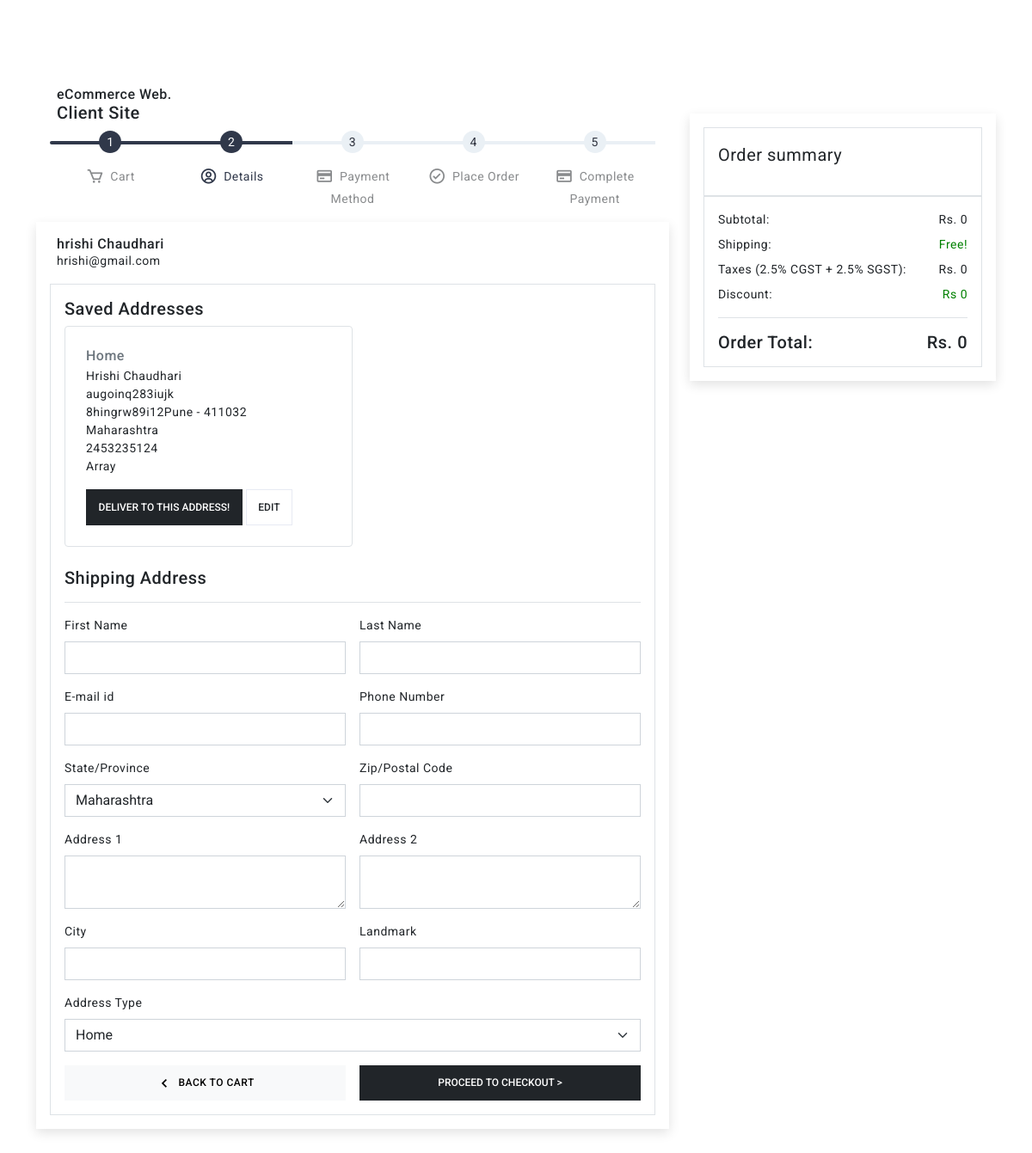
Page /checkout-details.php (signed in) on the committed database.
### tables this page shows
CREATE TABLE `user` (
  `id` int NOT NULL AUTO_INCREMENT,
  `firstname` varchar(50) NOT NULL,
  `lastname` varchar(50) NOT NULL,
  `email` varchar(100) NOT NULL,
  `phone_number` varchar(20) DEFAULT NULL,
  `password1` varchar(128) DEFAULT NULL,
  `city` varchar(100) DEFAULT NULL,
  `address` text,
  `zip_code` int DEFAULT NULL,
  `firebase_id` varchar(150) DEFAULT NULL,
  `img_url` varchar(255) DEFAULT NULL,
  `address2` text,
  `address3` text,
  `address1` text,
  PRIMARY KEY (`id`)
);

### checkout-details.php (the view, shortened to what this page needs)
<!doctype html>
<html lang="en">
<head>
	<link href="assets/plugins/OwlCarousel/css/owl.carousel.min.css" rel="stylesheet" />
	<link href="assets/plugins/simplebar/css/simplebar.css" rel="stylesheet" />
	<link href="assets/plugins/perfect-scrollbar/css/perfect-scrollbar.css" rel="stylesheet" />
	<link href="assets/plugins/metismenu/css/metisMenu.min.css" rel="stylesheet" />
	<link href="assets/plugins/nouislider/nouislider.min.css" rel="stylesheet" />
	<link href="assets/css/pace.min.css" rel="stylesheet" />
	<link href="assets/css/bootstrap.min.css" rel="stylesheet">
	<link href="assets/css/app.css" rel="stylesheet">
	<link href="assets/css/icons.css" rel="stylesheet">
</head>
<body>
	<div class="page-wrapper">
		<div class="page-content">
			<section class="py-4">
				<div class="container">
					<div class="shop-cart">
						<div class="row">
							<div class="col-12 col-xl-8">
								<div class="checkout-details">
									<div class="card bg-transparent rounded-0 shadow-none">
										<div class="card-body">
											<div class="d-flex align-items-center">
												<div class="logo d-none d-lg-flex">
													<a href="index.php">
														<div class="ms-2">
															<h6 class="mb-0">eCommerce Web.</h6>
															<h5 class="mb-0">Client Site</h5>
														</div>
													</a>
												</div>
											</div>
											<br>
											<div class="steps steps-light">
												<a class="step-item active" href="shop-cart.html">
													<div class="step-progress"><span class="step-count">1</span>
													</div>
													<div class="step-label"><i class='bx bx-cart'></i>Cart</div>
												</a>
												<a class="step-item active current" href="checkout-details.html">
													<div class="step-progress"><span class="step-count">2</span>
													</div>
													<div class="step-label"><i class='bx bx-user-circle'></i>Details</div>
												</a>
												<a class="step-item" href="checkout-review.html">
													<div class="step-progress"><span class="step-count">3</span>
													</div>
													<div class="step-label"><i class='bx bx-credit-card '></i>Payment Method</div>
												</a>
												<a class="step-item" href="checkout-payment.html">
													<div class="step-progress"><span class="step-count">4</span>
													</div>
													<div class="step-label"><i class='bx bx-check-circle'></i>Place Order</div>
												</a>
												<a class="step-item" href="checkout-payment.html">
													<div class="step-progress"><span class="step-count">5</span>
													</div>
													<div class="step-label"><i class='bx bx-credit-card'></i>Complete Payment</div>
												</a>
											</div>
										</div>
									</div>
									<div class="card rounded-0">
										<div class="card-body">
											<div class="d-flex align-items-center mb-3">
												<div class="ms-2">
													<h6 class="mb-0"><?php echo $_SESSION["ufirstname"] . " " . $_SESSION["ulastname"]; ?></h6>
													<p class="mb-0"><?php echo $_SESSION["uemail"];  ?></p>
												</div>
											</div>
											<div class="border p-3">
													<h5 class="h5">Saved Addresses</h5>
													<?php
															include "login.dbh.php";
															$sql = "SELECT address1, address2, address3 FROM user WHERE id = '".$_SESSION["u_id"]."'";
															$result = mysqli_query($conn, $sql);
															$row = mysqli_fetch_assoc($result);
															$address1 = $row["address1"];
															if ($address1 != NULL){
																?>
													<div class="col-md-6">
														<div class="bg-white card shadow-none mb-4 border">
															<div class="gold-members p-4">
																<div class="media">
																	<div class="media-body">
																		<h6 class="mb-1 text-secondary">Home</h6>
																		<p class="text-black"><?php
																		$jsonData = rtrim($address1, "\0");
																		$address_f =  json_decode( preg_replace('/[\x00-\x1F\x80-\xFF]/', '', $jsonData), true );
																		echo $address_f["fname"] . " " . $address_f["lname"] . "<br>";
																		echo $address_f["address1"] . "<br>";
																		echo $address_f["address2"] ;
																		echo $address_f["city"] ." - ".$address_f["zipcode"]. "<br>";
																		echo $address_f["state"] . "<br>";
																		echo $address_f["phoneno"] . "<br>";
																		$json_string = stripslashes(html_entity_decode($address1));
																		echo json_decode($json_string, true);
																		?>
																		</p>
																		<button onclick="window.location.href='http://localhost:3456/checkout-review.php?address=1&percent=<?php echo $_GET["percent"] ?>&promo=<?php echo $_GET["promo"] ?>'" class="btn btn-dark btn-ecomm">Deliver to this Address!</button>
																		<button class="btn btn-white btn-ecomm">Edit </button>
																	</div>
																</div>
															</div>
														</div>
													</div>
													<?php }
													?>
													<h2 class="h5 mb-0">Shipping Address</h2>
													<div class="my-3 border-bottom"></div>
													<div class="form-body">
														<form class="row g-3" action="checkout-review.php" method="post">
															<div class="col-md-6">
																<label class="form-label">First Name</label>
																<input type="text" name="fname" class="form-control rounded-0">
															</div>
															<div class="col-md-6">
																<label class="form-label">Last Name</label>
																<input type="text" name="lname" class="form-control rounded-0">
															</div>
															<div class="col-md-6">
																<label class="form-label">E-mail id</label>
																<input type="text" name="emailid" class="form-control rounded-0">
															</div>
															<div class="col-md-6">
																<label class="form-label">Phone Number</label>
																<input type="text" name="phoneno" class="form-control rounded-0">
															</div>
															<div class="col-md-6">
																<label class="form-label">State/Province</label>
																<select class="form-select rounded-0" name="state">
																	<option>Maharashtra</option>
																</select>
															</div>
															<div class="col-md-6">
																<label class="form-label">Zip/Postal Code</label>
																<input type="text" name="zipcode" class="form-control rounded-0">
															</div>
															<div class="col-md-6">
																<label class="form-label">Address 1</label>
																<textarea class="form-control rounded-0" name="address1"></textarea>
															</div>
															<div class="col-md-6">
																<label class="form-label">Address 2</label>
																<textarea class="form-control rounded-0" name="address2"></textarea>
															</div>
															<div class="col-md-6">
																<label class="form-label">City</label>
																<input class="form-control rounded-0" name="city"></input>
															</div>
															<div class="col-md-6">
																<label class="form-label">Landmark</label>
																<input type="text" name="Landmark" class="form-control rounded-0">
															</div>
															<div class="col-md-12">
																<label class="form-label">Address Type</label>
																<select class="form-select rounded-0" name="adtype">
																	<option name >Home</option>
																</select>
															</div>
															<div class="col-md-6">
																<div class="d-grid"> <a href="shop-cart.html" class="btn btn-light btn-ecomm"><i class='bx bx-chevron-left'></i>Back to Cart</a>
																</div>
															</div>
															<div class="col-md-6">
																<div class="d-grid"> </a>
																	<input type="submit" class="btn btn-dark btn-ecomm" value="Proceed to checkout >">
																</div>
															</div>
														</form>
													</div>
												</div>
											</div>
										</div>
									</div>
								</div>
								<div class="col-12 col-xl-4">
									<div class="order-summary">
										<div class="card rounded-0 my-5">
											<div class="card-body">
												<div class="card rounded-0 border bg-transparent shadow-none">
													<div class="card-body">
														<p class="fs-5">Order summary</p>
														<?php
														$total = 0;
														?>
													</div>
												</div>
												<div class="card rounded-0 border bg-transparent mb-0 shadow-none">
													<div class="card-body">
														<p class="mb-2">Subtotal: <span class="float-end">Rs. <?php echo $total;  ?></span>
														</p>
														<p class="mb-2">Shipping: <span class="float-end" style="color: green">Free!</span>
														</p>
														<p class="mb-2">Taxes (2.5% CGST + 2.5% SGST): <span class="float-end">Rs. <?php echo $total * (5 / 100);  ?></span>
														</p>
														<p class="mb-0">Discount: <span class="float-end" style="color:green">Rs <?php echo $total * ($_GET["percent"] / 100) ?></span>
														</p>
														<div class="my-3 border-top"></div>
														<h5 class="mb-0">Order Total: <span class="float-end">Rs.
																<?php echo $total - $total * ($_GET["percent"] / 100) ?>
															</span></h5>
													</div>
												</div>
											</div>
										</div>
									</div>
								</div>
							</div>
						</div>
					</div>
			</section>
		</div>
	</div>
	<br>
	<br>
	<br>
	<br>
</body>
</html>

### assets/css/app.css (style rules this page uses)
body { font-size: 14px; letter-spacing: .5px; font-family: Roboto, sans-serif; background-color: #fff; }
.h1, .h2, .h3, .h4, .h5, .h6, h1, h2, h3, h4, h5, h6 { color: #212529; }
input::placeholder { color: rgb(0, 0, 0)!important; opacity: .3!important }
a { text-decoration: none }
.steps { display: flex; width: 100%; }
.steps-light .step-item { color: #888a8c }
.step-item { flex-basis: 0; flex-grow: 1; transition: color 0.25s ease-in-out; text-align: center; text-decoration: none !important; }
.steps-light .step-item.active .step-count, .steps-light .step-item.active .step-progress { color: #ffffff; background-color: #30384a; }
.step-item:first-child .step-progress { border-radius: .125rem; border-top-right-radius: 0; border-bottom-right-radius: 0; }
.steps-light .step-count, .steps-light .step-progress { color: #2e323e; background-color: #eaf0f5; }
.step-progress { position: relative; width: 100%; height: .25rem; }
.step-count { position: absolute; top: -.75rem; left: 50%; width: 1.625rem; height: 1.625rem; margin-left: -.8125rem; border-radius: 50%; font-size: .875rem; line-height: 1.625rem; }
.step-label { padding-top: 1.5625rem; }
.step-label>i { margin-top: -.25rem; margin-right: .425rem; font-size: 1.5em; vertical-align: middle; }
.steps-light .step-item.active.current { color: #30384a; }
.page-wrapper { height: 100%; margin-bottom: 0px; margin-left: 0px }
.page-content { padding: 0 }
.btn i { vertical-align: middle; font-size: 1.3rem; margin-top: -1em; margin-bottom: -1em; margin-right: 5px }
.btn-ecomm { padding: .675rem .85rem; font-size: 12px; font-weight: 500; border-radius: 0; text-transform: uppercase; display: inline-flex; align-items: center; justify-content: center; }
.btn-white { background-color: #fff; border-color: #e7eaf3 }
.card { border: 0px solid rgb(0 0 0 / 0%); box-shadow: 0 0.3rem 0.8rem rgb(0 0 0 / 12%); }
@media screen and (max-width: 1280px) { .page-wrapper { margin-top: 60px; } }

### rows in the picture
user: address1 "Hrishi", address1 "Chaudhari", address1 "augoinq283iujk", address1 "8hingrw89i12", address1 "Pune", address1 "411032", address1 "Maharashtra", address1 "2453235124", address1 "Array"

### other values in the picture
$_SESSION["ufirstname"] "hrishi"
$_SESSION["ulastname"] "Chaudhari"
$_SESSION["uemail"] "hrishi@gmail.com"
$total "0"
$total * (5 / 100) "0"
$total * ($_GET["percent"] / 100) "0"
$total - $total * ($_GET["percent"] / 100) "0"
